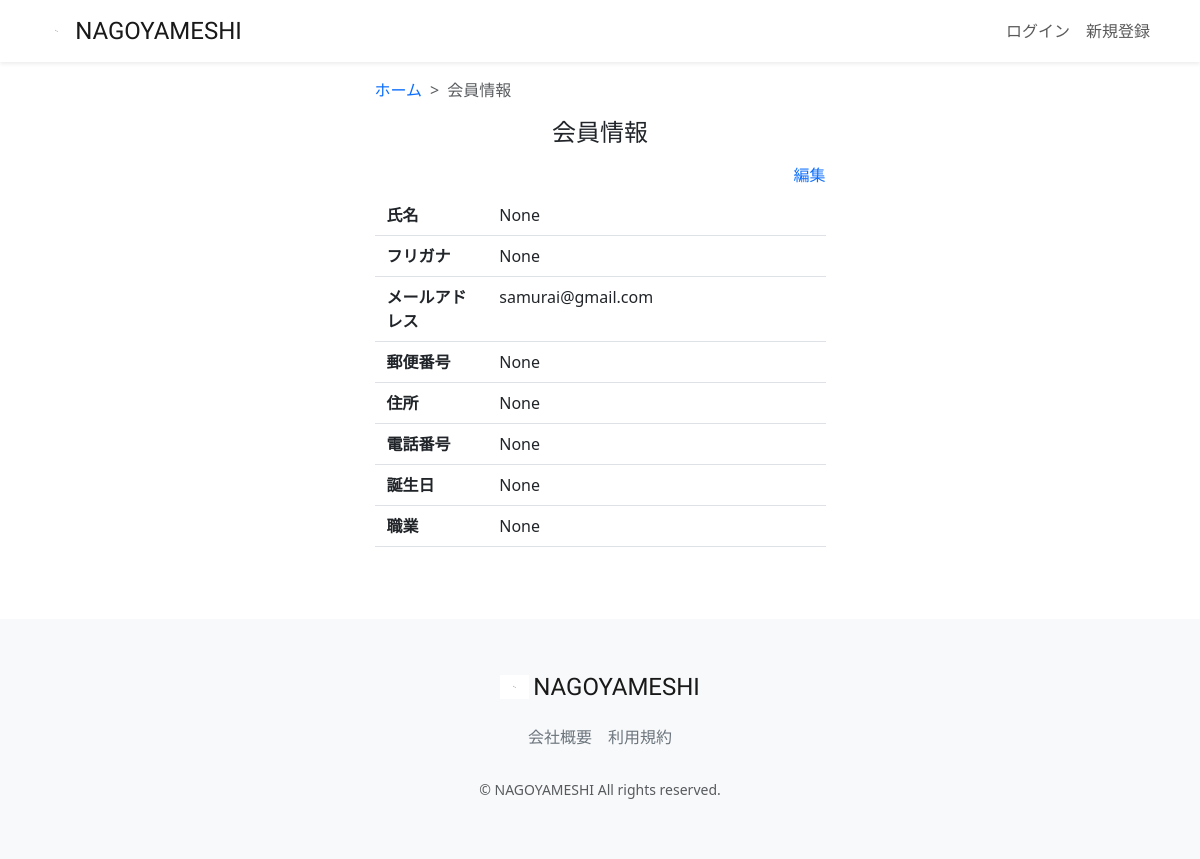
The app's page /accounts/user-detail/1/ with its own data.
### accounts/models.py (models this page shows, shortened)
class CustomUser(AbstractUser):
    user_name = models.CharField(max_length=128, null=True, blank=True, verbose_name='ユーザー名前')
    hurigana = models.CharField(max_length=128, null=True, blank=True, verbose_name='フリガナ')
    zip_code = models.CharField(max_length=16, null=True, blank=True, verbose_name='郵便番号')
    address = models.CharField(max_length=255, null=True, blank=True, verbose_name='住所')
    phone_number = models.CharField(max_length=20, null=True, blank=True, verbose_name='電話番号')
    birthday = models.CharField(max_length=20, null=True, blank=True, verbose_name='誕生日')
    job = models.CharField(max_length=255, null=True, blank=True, verbose_name='職業')
    is_subscribed = models.BooleanField(default=False, verbose_name='有料会員')
    card_name = models.CharField(max_length=128, null=True, blank=True, verbose_name='カード名義')
    card_number = models.CharField(max_length=128, null=True, blank=True, verbose_name='カード番号')
    class Meta:
        verbose_name_plural = 'CustomUser'

### accounts/views.py (the view)
# urls.py: path("user-detail/<int:pk>/", views.UserDetailView.as_view(),name="user_detail"),
class UserDetailView(generic.DetailView):
    model = models.CustomUser
    template_name = 'user/user_detail.html'

### accounts/templates/user/user_detail.html (shortened to what this page needs)
{% extends "layout/base.html" %}
{% load static %}
{% block content %}
<main>
    <div class="container nagoyameshi-container pb-5">
        <div class="row justify-content-center">
            <div class="col-xl-5 col-lg-6 col-md-8">
                <nav class="my-3" style="--bs-breadcrumb-divider: '>';" aria-label="breadcrumb">
                    <ol class="breadcrumb mb-0">
                        <li class="breadcrumb-item"><a href="{% url 'top_page' %}">ホーム</a></li>
                        <li class="breadcrumb-item active" aria-current="page">会員情報</li>
                    </ol>
                </nav>
                <h1 class="mb-3 text-center">会員情報</h1>
                <div class="d-flex justify-content-end align-items-end mb-3">
                    <div>
                        <a href="{% url 'user_update' object.id %}">編集</a>
                    </div>
                </div>
                <div class="container mb-4">
                    <div class="row pb-2 mb-2 border-bottom">
                        <div class="col-3">
                            <span class="fw-bold">氏名</span>
                        </div>
                        <div class="col">
                            <span>{{ object.user_name }}</span>
                        </div>
                    </div>
                    <div class="row pb-2 mb-2 border-bottom">
                        <div class="col-3">
                            <span class="fw-bold">フリガナ</span>
                        </div>
                        <div class="col">
                            <span>{{ object.hurigana }}</span>
                        </div>
                    </div>
                    <div class="row pb-2 mb-2 border-bottom">
                        <div class="col-3">
                            <span class="fw-bold">メールアドレス</span>
                        </div>
                        <div class="col">
                            <span>{{ object.email }}</span>
                        </div>
                    </div>
                    <div class="row pb-2 mb-2 border-bottom">
                        <div class="col-3">
                            <span class="fw-bold">郵便番号</span>
                        </div>
                        <div class="col">
                            <span>{{ object.zip_code }}</span>
                        </div>
                    </div>
                    <div class="row pb-2 mb-2 border-bottom">
                        <div class="col-3">
                            <span class="fw-bold">住所</span>
                        </div>
                        <div class="col">
                            <span>{{ object.address }}</span>
                        </div>
                    </div>
                    <div class="row pb-2 mb-2 border-bottom">
                        <div class="col-3">
                            <span class="fw-bold">電話番号</span>
                        </div>
                        <div class="col">
                            <span>{{ object.phone_number }}</span>
                        </div>
                    </div>
                    <div class="row pb-2 mb-2 border-bottom">
                        <div class="col-3">
                            <span class="fw-bold">誕生日</span>
                        </div>
                        <div class="col">
                            <span>{{ object.birthday }}</span>
                        </div>
                    </div>
                    <div class="row pb-2 mb-2 border-bottom">
                        <div class="col-3">
                            <span class="fw-bold">職業</span>
                        </div>
                        <div class="col">
                            <span>{{ object.job }}</span>
                        </div>
                    </div>
                </div>
            </div>
        </div>
    </div>
</main>
{% endblock %}

### static/css/nagoyameshi.css (style rules this page uses)
h1 { font-size: 1.5rem; }
a { text-decoration: none !important; }

### records on screen
CustomUser: user_name "None", hurigana "None", email "samurai@gmail.com", zip_code "None", address "None", phone_number "None", birthday "None", job "None"
